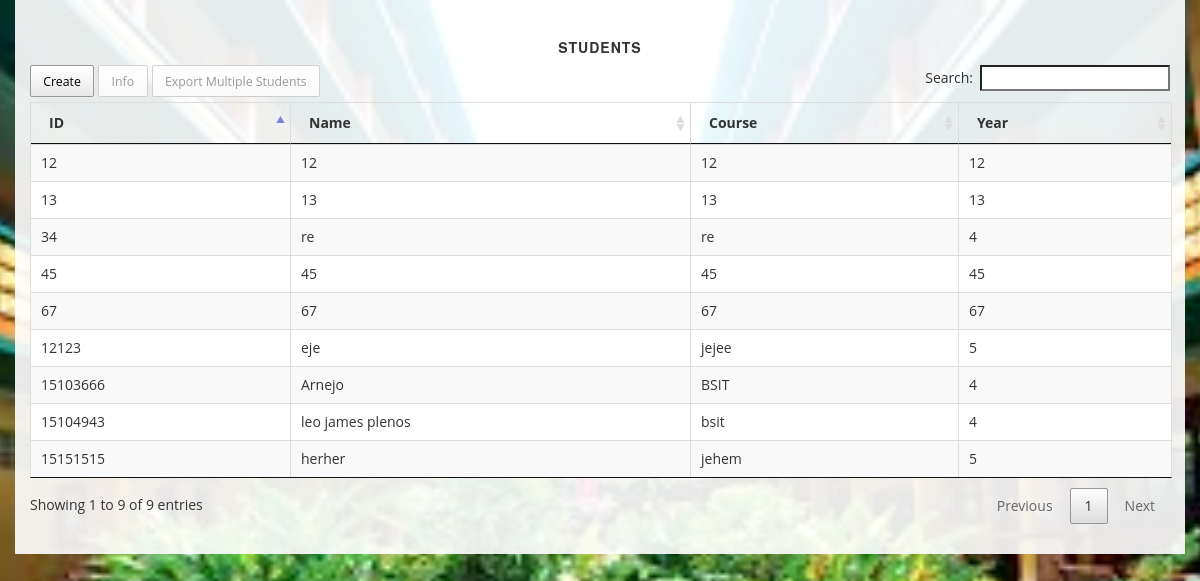
The page / on the database its author committed.
### tables this page shows
CREATE TABLE `student` (
  `student_id` int(11) NOT NULL,
  `name` varchar(100) NOT NULL,
  `course` varchar(100) NOT NULL,
  `year` int(10) NOT NULL
);

### index.php (the view, shortened to what this page needs)
<?php
	require("action/db_connection.php");
	$str = "SELECT student_id, name, course, year
			FROM student
			GROUP BY student_id;
			";
	$res = mysqli_query($conn, $str);
?>
<!DOCTYPE html>
<html lang="en">
<head>
    <link href="css/bootstrap.min.css" rel="stylesheet">
    <link href="css/ml.css?nocache={timestamp}" rel="stylesheet">
		<link rel="stylesheet" href="datatable_files/datatables.min.css">
		<link rel="stylesheet" href="datatable_files/dataTables.bootstrap.css">
		<link rel="stylesheet" href="datatable_files/jquery.dataTables.css">
		<link rel="stylesheet" href="datatable_files/editor.dataTables.min.css"></link>
		<link rel="stylesheet" href="datatable_files/editor.bootstrap.min.css"></link>
		<link rel="stylesheet" href="datatable_files/buttons.dataTables.min.css"></link>
		<link rel="stylesheet" href="datatable_files/select.dataTables.min.css"></link>
		<link rel="stylesheet" href="datatable_files/jquery.dataTables.min.css"></link>
		<link rel="stylesheet" href="datatable_files/editor.dataTables.min.css"></link>
</head>
<body>
	<div class="container box">
		<div class="row">
			<div class="col-md-12">
				<h5 class="text-center">Students</h5>
				<table id="studentTable" class="table table-bordered table-striped table-condensed">
					<thead>
						<tr>
							<th>ID</th>
							<th>Name</th>
							<th>Course</th>
							<th>Year</th>
						</tr>
					</thead>
					<tbody id="studBody">
						<?php
						while($arrStud = mysqli_fetch_assoc($res)) {
							echo "
							<tr data-studid='{$arrStud['student_id']}'>
								<td>{$arrStud['student_id']}</td>
								<td>{$arrStud['name']}</td>
								<td>{$arrStud['course']}</td>
								<td>{$arrStud['year']}</td>
							</tr>
							";
						}
						?>
					</tbody>
				</table>
			</div>
		</div>
    </div>
</body>
</html>

### css/ml.css (style rules this page uses)
body { font-family: "Open Sans","Helvetica Neue",Helvetica,Arial,sans-serif; background: url('img/bg123.jpg') no-repeat center center fixed; -webkit-background-size: cover; -moz-background-size: cover; background-size: cover; -o-background-size: cover; }
h1, h2, h3, h4, h5, h6 { text-transform: uppercase; font-family: "Josefin Slab","Helvetica Neue",Helvetica,Arial,sans-serif; font-weight: 700; letter-spacing: 1px; }
.box { margin-bottom: 20px; padding: 30px 15px; background: #fff; background: rgba(255,255,255,0.9); }
@media screen and (min-width:1200px) { .box:after { content: ''; display: table; clear: both; } }

### rows shown on the page
student: student_id "12", name "12", course "12", year "12"
student: student_id "13", name "13", course "13", year "13"
student: student_id "34", name "re", course "re", year "4"
student: student_id "45", name "45", course "45", year "45"
student: student_id "67", name "67", course "67", year "67"
student: student_id "12123", name "eje", course "jejee", year "5"
student: student_id "15103666", name "Arnejo", course "BSIT", year "4"
student: student_id "15104943", name "leo james plenos", course "bsit", year "4"
student: student_id "15151515", name "herher", course "jehem", year "5"
